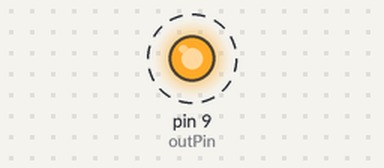
Simulated run of this sketch. Board: Arduino Uno, built with avr-gcc and run on an emulated ATmega328P. Shown: output pins drawn as LEDs (lit = HIGH). Dashed ring = blinking.

Above: at 0.5 s.
Timing chart, 0 to 4.6 s (numbered marks = the images above):
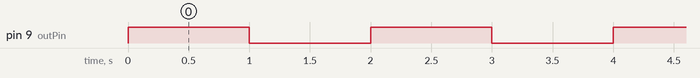

Measured:
- by itself, pin 9 (outPin): alternates HIGH for 1.0 s and LOW for 1.0 s

The sketch:

sketch_practica_8.ino
```cpp
int outPin=9;
//se declara el pin que va al tip120
void setup() {
  pinMode(outPin,OUTPUT);
//se configura el pin 9 como una salida
}

void loop() {
  digitalWrite(outPin,HIGH);
  //se inicia el sistema con corriente alta es decir encendido
  delay(1000);
  //delay de 1000 segundos entre cambio de estado
  digitalWrite(outPin,LOW);
  //se redice la corriente a baja es decir apagado
  delay(1000);
  //delay de 1000 milisegundos para visualizar el cambio
}
```
